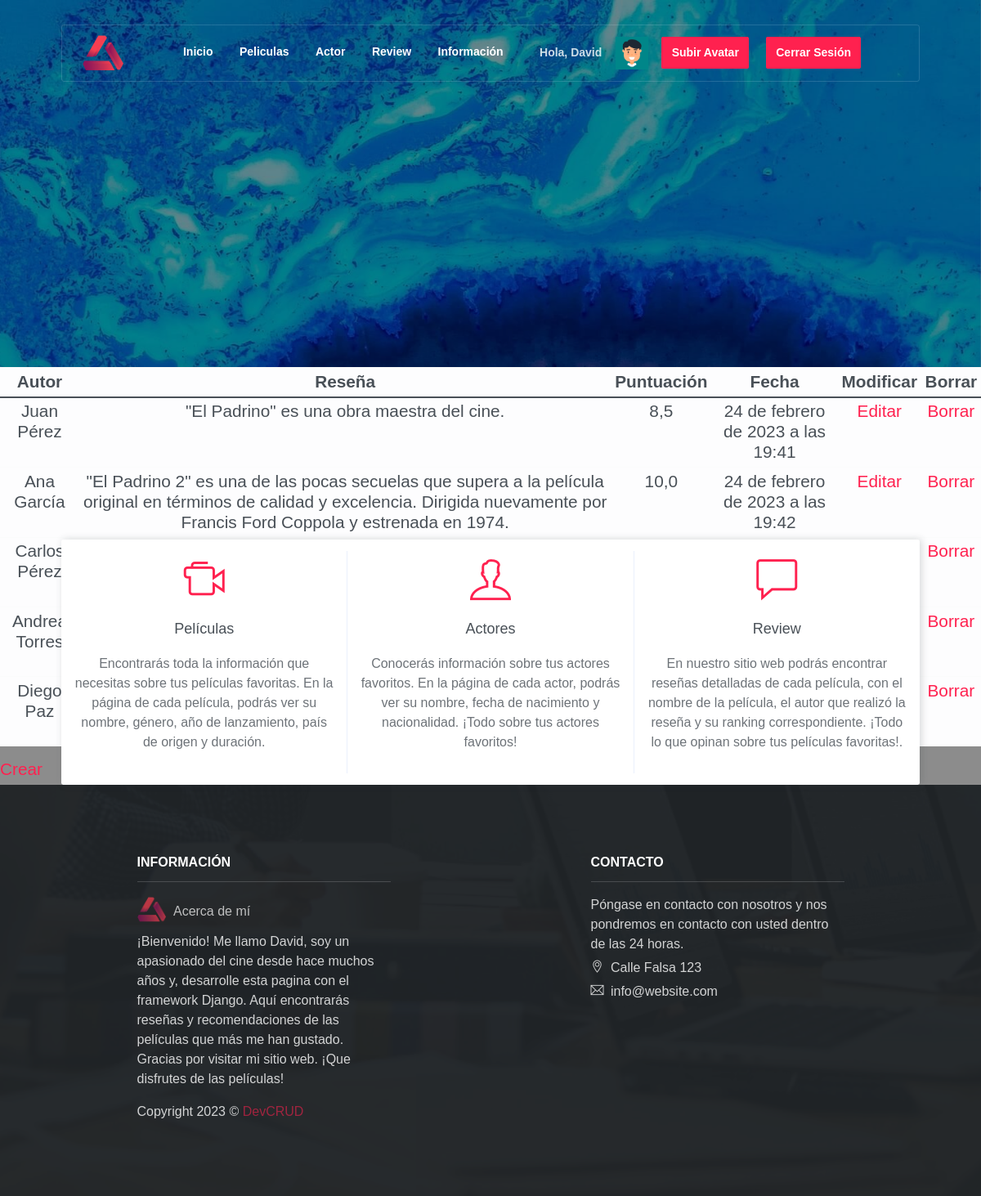
Page /AppPeliculas/review/lista (signed in) on the committed database.
### AppPeliculas/models.py (models this page shows)
class Avatar(models.Model):
    user = models.ForeignKey(User, on_delete=models.CASCADE)
    imagen = models.ImageField(upload_to = 'avatares', null=True, blank=True)
    class Meta:
        verbose_name = "Avatar"
        verbose_name_plural = "Avatares"

class Review(models.Model):
    Pelicula = models.ForeignKey(Peliculas, on_delete=models.CASCADE)
    Autor = models.CharField(max_length=100)
    Contenido = models.CharField(max_length=100000)
    Ranking = models.FloatField()
    Fecha = models.DateTimeField(auto_now_add=True)

### AppPeliculas/views.py (the view)
# urls.py: path("review/lista", ListaReview.as_view(), name="ListaReview"),
class ListaReview(ListView):
    model = Review
    template_name = "AppPeliculas/review/review_list.html"

### AppPeliculas/templates/AppPeliculas/review/review_list.html
{% extends "AppPeliculas/padre.html" %}
{% load static %}
{% block subtitulo %}
<h5>
<table class="table table-sm text-center">
    <thead class="table-light">
      <tr>
        <th>Autor</th>
        <th>Reseña</th>
        <th>Puntuación</th>
        <th>Fecha</th>
        <th>Modificar</th>
        <th>Borrar</th>
      </tr>
    </thead>
    <tbody>
        {% for review in object_list %}
        <tr class="table-light">
        <td> {{review.Autor}} </td>
        <td> {{review.Contenido}} </td>
        <td> {{review.Ranking}} </td>
        <td> {{review.Fecha}} </td>
        <td> <a href="{% url 'ActualizarReview' review.id %}" > Editar</a> </td>
        <td> <a href="{% url 'BorrarReview' review.id %}" > Borrar</a> </td>
        {% endfor %}
      </tr>
    </tbody>
  </table>
  <a href="{% url 'CrearReview' %}" > Crear</a>
</h5>
{% endblock %}

### AppPeliculas/templates/AppPeliculas/padre.html (shortened to what this page needs)
<!DOCTYPE html>
<html lang="en">
<head>
    {% load static %}
    <link rel="stylesheet" href="{% static 'AppPeliculas/assets/vendors/themify-icons/css/themify-icons.css' %}">
	<link rel="stylesheet" href="{% static 'AppPeliculas/assets/css/creative-studio.css' %}">
</head>
<body data-spy="scroll" data-target=".navbar" data-offset="40" id="home">
    <nav class="navbar custom-navbar navbar-expand-lg navbar-dark" data-spy="affix" data-offset-top="20">
        <div class="container">
            <a class="navbar-brand" href="{% url 'Inicio' %}">
                <img src="{% static 'AppPeliculas/assets/imgs/logo.png' %}" alt="Download free bootstrap 4 landing page, free boootstrap 4 templates, Download free bootstrap 4.1 landing page, free boootstrap 4.1.1 templates, Creative studio Landing page">
            </a>
            <div class="collapse navbar-collapse mx-auto" id="navbarSupportedContent">
                <ul class="navbar-nav mx-auto">
                    <li class="nav-item">
                        <a class="nav-link" href="{% url 'Inicio' %}">Inicio</a>
                    </li>
                    <li class="nav-item">
                        <a class="nav-link" href="{% url 'ListaPeliculas' %}">Peliculas</a>
                    </li>
                    <li class="nav-item">
                        <a class="nav-link" href="{% url 'ListaActor' %}">Actor</a>
                    </li>
                    <li class="nav-item">
                        <a class="nav-link" href="{% url 'ListaReview' %}">Review</a>
                    </li>
                    <li class="nav-item">
                        <a class="nav-link" href="#info">Información</a>
                    {% if user.is_authenticated %}
                        <li class="nav-item">
                            <p class="nav-link btn btn-sm ml-lg-3" href=""> Hola, {{user.username}} </p>
                        </li>
                    {% with first_image=user.avatar_set.first %}
                        {% if first_image %}
                            <a href="{{ first_image.imagen.url }}" target="black">
                            <img src="{{ first_image.imagen.url }}" height="40px">
                        {% endif %}
                    {% endwith %}
                    <li class="nav-item">
                        <a class="nav-link btn btn-primary btn-sm ml-lg-3" href="{% url 'SubirAvatar' %}">Subir Avatar</a>
                    </li>
                        <li class="nav-item">
                            <a class="nav-link btn btn-primary btn-sm ml-lg-3" href="{% url 'CerrarSesion' %}">Cerrar Sesión</a>
                        </li>
                    {% endif %}
                </ul>
            </div>
        </div>
    </nav>
    <header class="header">
        <div class="overlay">
            <h6 class="subtitle">
            {% block subtitulo %}
            {% endblock %}
            </h6>
        </div>
    </header>
    <div class="box text-center">
        <div class="box-item">
            <i class="ti-video-camera"></i>
            <h6 class="box-title">Películas</h6>
            <p>Encontrarás toda la información que necesitas sobre tus películas favoritas. En la página de cada película, podrás ver su nombre, género, año de lanzamiento, país de origen y duración.</p>
        </div>
        <div class="box-item">
            <i class="ti-user"></i>
            <h6 class="box-title">Actores</h6>
            <p>Conocerás información sobre tus actores favoritos. En la página de cada actor, podrás ver su nombre, fecha de nacimiento y nacionalidad. ¡Todo sobre tus actores favoritos!</p>
        </div>
        <div class="box-item">
            <i class="ti-comment"></i>
            <h6 class="box-title">Review</h6>
            <p>En nuestro sitio web podrás encontrar reseñas detalladas de cada película, con el nombre de la película, el autor que realizó la reseña y su ranking correspondiente. ¡Todo lo que opinan sobre tus películas favoritas!.</p>
        </div>
    </div>
    <section class="has-bg-img py-0">
        <div class="container">
            <div class="footer">
                <div class="footer-lists">
                    <ul class="list">
                        <li class="list-head">
                            <h6 class="font-weight-bold">INFORMACIÓN</h6>
                        </li>
                        <li class="list-body">
                            <a id="info" class="logo">
                                <img src="{% static 'AppPeliculas/assets/imgs/logo.png' %}">
                                <h6>Acerca de mí</h6>
                            </a>
                            <p>¡Bienvenido! Me llamo David, soy un apasionado del cine desde hace muchos años y, desarrolle esta pagina con el framework Django. Aquí encontrarás reseñas y recomendaciones de las películas que más me han gustado. Gracias por visitar mi sitio web. ¡Que disfrutes de las películas! </p>
                            <p class="mt-3">
                                Copyright <script>document.write(new Date().getFullYear())</script> &copy; <a class="d-inline text-primary">DevCRUD</a>
                            </p>
                        </li>
                    </ul>
                    <ul class="list">
                        <li class="list-head">
                            <h6 class="font-weight-bold">CONTACTO</h6>
                        </li>
                        <li class="list-body">
                            <p>Póngase en contacto con nosotros y nos pondremos en contacto con usted dentro de las 24 horas.</p>
                            <p><i class="ti-location-pin"></i> Calle Falsa 123</p>
                            <p><i class="ti-email"></i>  info@website.com</p>
                        </li>
                    </ul>
                </div>
            </div>
        </div>
    </section>
</body>
</html>

### rows in the picture
Avatar: imagen (picture)
Review: Autor "Juan Pérez", Contenido "\"El Padrino\" es una obra maestra del cine.", Ranking "8,5", Fecha "24 de febrero de 2023 a las 19:41"
Review: Autor "Ana García", Contenido "\"El Padrino 2\" es una de las pocas secuelas que supera a la película original en términos de calidad y excelencia. Dirigida nuevamente por Francis Ford Coppola y estrenada en 1974.", Ranking "10,0", Fecha "24 de febrero de 2023 a las 19:42"
Review: Autor "Carlos Pérez"
Review: Autor "Andrea Torres"
Review: Autor "Diego Paz"

### other values in the picture
{{ user.username }} "David"
